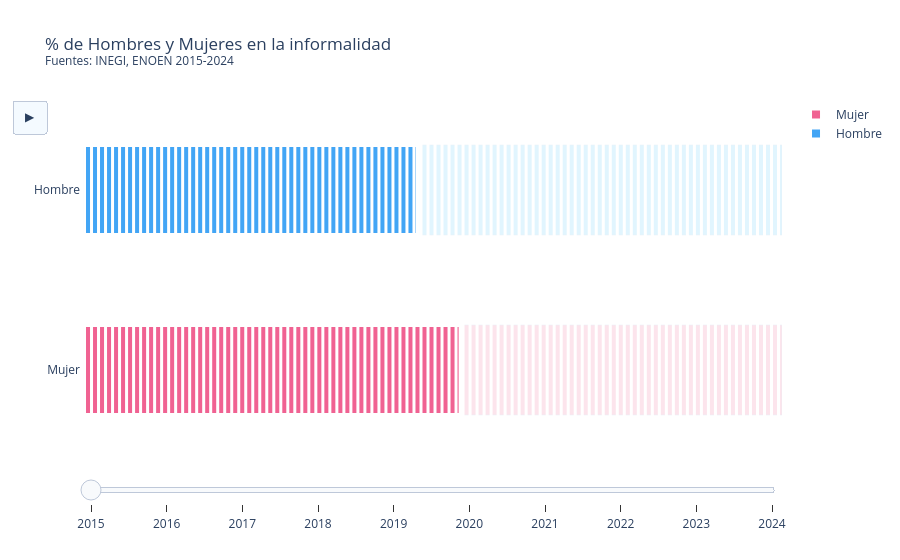

The code cell stored with this chart in its notebook:
### Markdown cell above
## Hombres y mujeres informales

### Code cell
df = pd.read_excel(path + "/8.3.1_sh_es.xls", sheet_name=0, header = None)
df = df.iloc[7:-12] # Eliminar todos los renglones de texto, solo dejar el nacional
df.columns = df.iloc[0] # El encabezado es el primer renglón
df = df[1:] # Eliminar el primer renglon (ya es el encazabezado)
df.columns = ["Año","Total", "Hombres", "Mujeres"]
df = df[["Año", "Mujeres", "Hombres"]]
df = df.sort_values(by=['Año'])

# 1. DATOS SIMULADOS (3 años, 2 categorías)
anios = df['Año'].tolist()
total_bloques = 100

# Valores para cada año [Mujer, Hombre]
datos_evolucion = {
    '2024': [6, 9],
    '2025': [10, 12],
    '2026': [8, 14]
}

# 2. FUNCIÓN PARA CREAR LAS BARRAS DE UN AÑO ESPECÍFICO
def crear_trazos(anio):
    aux, val_m, val_h = df.loc[df['Año'] == anio].values.tolist()[0]

    # Trazo Mujeres
    trace_m = go.Bar(
        y=['Mujer'], x=[val_m],
        orientation='h',
        marker=dict(color='#f06292', line=dict(color='white', width=4)),
        width=0.5,
        name='Mujer',
        hovertemplate=f"Año {anio}<br>Porcentaje: {val_m}<extra></extra>"
    )

    # Trazo Hombres
    trace_h = go.Bar(
        y=['Hombre'], x=[val_h],
        orientation='h',
        marker=dict(color='#42a5f5', line=dict(color='white', width=4)),
        width=0.5,
        name='Hombre',
        hovertemplate=f"Año {anio}<br>Porcentaje: {val_h}<extra></extra>"
    )

    # Fondo gris para completar los 15 bloques
    fondo_m = go.Bar(y=['Mujer'], x=[total_bloques], orientation='h',
                     marker=dict(color='#fce4ec'), width=0.5, showlegend=False, hoverinfo='skip')
    fondo_h = go.Bar(y=['Hombre'], x=[total_bloques], orientation='h',
                     marker=dict(color='#e1f5fe'), width=0.5, showlegend=False, hoverinfo='skip')

    return [fondo_m, fondo_h, trace_m, trace_h]

# 3. CONFIGURACIÓN INICIAL (Año 2024)
fig = go.Figure(
    data=crear_trazos(2024),
    layout=go.Layout(
        title="% de Hombres y Mujeres en la informalidad<br><sup>Fuentes: INEGI, ENOEN 2015-2024</sup>",
        barmode='overlay', # Superponemos el color al fondo gris
        plot_bgcolor='white',
        xaxis=dict(showticklabels=False,range=[0, total_bloques], showgrid=False, zeroline=False, dtick=1),
        yaxis=dict(showgrid=False),
        updatemenus=[{
            "type": "buttons",
            "buttons": [{"label": "▶", "method": "animate", "args": [None, {"frame": {"duration": 500}}]}]
        }]
    )
)

# 4. CREACIÓN DE FRAMES (La magia del tiempo)
fig.frames = [go.Frame(data=crear_trazos(yr), name=yr) for yr in anios]

# 5. CONFIGURACIÓN DEL SLIDER
sliders = [{
    "active": 0,
    "currentvalue": {"visible": False},
    "steps": [{"label": yr, "method": "animate", "args": [[yr], {"frame": {"duration": 300, "redraw": True}}]} for yr in anios]
}]

fig.update_layout(sliders=sliders,
                  margin=dict(b=100))

# Truco visual: Añadir líneas blancas verticales para simular los cortes de los bloques
for i in range(total_bloques + 1):
    fig.add_vline(x=i-0.5, line_width=3, line_color="white")

fig.show()

### Figure 1 — Plotly figure (JSON) as saved in the notebook; plotly's stock layout.template omitted (floating-point values rounded to 4 significant figures)
{"data": [{"hoverinfo": "skip", "marker": {"color": "#fce4ec"}, "orientation": "h", "showlegend": false, "type": "bar", "width": 0.5, "x": [100], "y": ["Mujer"]}, {"hoverinfo": "skip", "marker": {"color": "#e1f5fe"}, "orientation": "h", "showlegend": false, "type": "bar", "width": 0.5, "x": [100], "y": ["Hombre"]}, {"hovertemplate": "Año 2024<br>Porcentaje: 54.1559369361388<extra></extra>", "marker": {"color": "#f06292", "line": {"color": "white", "width": 4}}, "name": "Mujer", "orientation": "h", "type": "bar", "width": 0.5, "x": [54.16], "y": ["Mujer"]}, {"hovertemplate": "Año 2024<br>Porcentaje: 48.0515374557168<extra></extra>", "marker": {"color": "#42a5f5", "line": {"color": "white", "width": 4}}, "name": "Hombre", "orientation": "h", "type": "bar", "width": 0.5, "x": [48.05], "y": ["Hombre"]}], "layout": {"barmode": "overlay", "margin": {"b": 100}, "plot_bgcolor": "white", "shapes": [{"line": {"color": "white", "width": 3}, "type": "line", "x0": -0.5, "x1": -0.5, "xref": "x", "y0": 0, "y1": 1, "yref": "y domain"}, {"line": {"color": "white", "width": 3}, "type": "line", "x0": 0.5, "x1": 0.5, "xref": "x", "y0": 0, "y1": 1, "yref": "y domain"}, {"line": {"color": "white", "width": 3}, "type": "line", "x0": 1.5, "x1": 1.5, "xref": "x", "y0": 0, "y1": 1, "yref": "y domain"}, {"line": {"color": "white", "width": 3}, "type": "line", "x0": 2.5, "x1": 2.5, "xref": "x", "y0": 0, "y1": 1, "yref": "y domain"}, {"line": {"color": "white", "width": 3}, "type": "line", "x0": 3.5, "x1": 3.5, "xref": "x", "y0": 0, "y1": 1, "yref": "y domain"}, {"line": {"color": "white", "width": 3}, "type": "line", "x0": 4.5, "x1": 4.5, "xref": "x", "y0": 0, "y1": 1, "yref": "y domain"}, {"line": {"color": "white", "width": 3}, "type": "line", "x0": 5.5, "x1": 5.5, "xref": "x", "y0": 0, "y1": 1, "yref": "y domain"}, {"line": {"color": "white", "width": 3}, "type": "line", "x0": 6.5, "x1": 6.5, "xref": "x", "y0": 0, "y1": 1, "yref": "y domain"}, {"line": {"color": "white", "width": 3}, "type": "line", "x0": 7.5, "x1": 7.5, "xref": "x", "y0": 0, "y1": 1, "yref": "y domain"}, {"line": {"color": "white", "width": 3}, "type": "line", "x0": 8.5, "x1": 8.5, "xref": "x", "y0": 0, "y1": 1, "yref": "y domain"}, {"line": {"color": "white", "width": 3}, "type": "line", "x0": 9.5, "x1": 9.5, "xref": "x", "y0": 0, "y1": 1, "yref": "y domain"}, {"line": {"color": "white", "width": 3}, "type": "line", "x0": 10.5, "x1": 10.5, "xref": "x", "y0": 0, "y1": 1, "yref": "y domain"}, {"line": {"color": "white", "width": 3}, "type": "line", "x0": 11.5, "x1": 11.5, "xref": "x", "y0": 0, "y1": 1, "yref": "y domain"}, {"line": {"color": "white", "width": 3}, "type": "line", "x0": 12.5, "x1": 12.5, "xref": "x", "y0": 0, "y1": 1, "yref": "y domain"}, {"line": {"color": "white", "width": 3}, "type": "line", "x0": 13.5, "x1": 13.5, "xref": "x", "y0": 0, "y1": 1, "yref": "y domain"}, {"line": {"color": "white", "width": 3}, "type": "line", "x0": 14.5, "x1": 14.5, "xref": "x", "y0": 0, "y1": 1, "yref": "y domain"}, {"line": {"color": "white", "width": 3}, "type": "line", "x0": 15.5, "x1": 15.5, "xref": "x", "y0": 0, "y1": 1, "yref": "y domain"}, {"line": {"color": "white", "width": 3}, "type": "line", "x0": 16.5, "x1": 16.5, "xref": "x", "y0": 0, "y1": 1, "yref": "y domain"}, {"line": {"color": "white", "width": 3}, "type": "line", "x0": 17.5, "x1": 17.5, "xref": "x", "y0": 0, "y1": 1, "yref": "y domain"}, {"line": {"color": "white", "width": 3}, "type": "line", "x0": 18.5, "x1": 18.5, "xref": "x", "y0": 0, "y1": 1, "yref": "y domain"}, {"line": {"color": "white", "width": 3}, "type": "line", "x0": 19.5, "x1": 19.5, "xref": "x", "y0": 0, "y1": 1, "yref": "y domain"}, {"line": {"color": "white", "width": 3}, "type": "line", "x0": 20.5, "x1": 20.5, "xref": "x", "y0": 0, "y1": 1, "yref": "y domain"}, {"line": {"color": "white", "width": 3}, "type": "line", "x0": 21.5, "x1": 21.5, "xref": "x", "y0": 0, "y1": 1, "yref": "y domain"}, {"line": {"color": "white", "width": 3}, "type": "line", "x0": 22.5, "x1": 22.5, "xref": "x", "y0": 0, "y1": 1, "yref": "y domain"}, {"line": {"color": "white", "width": 3}, "type": "line", "x0": 23.5, "x1": 23.5, "xref": "x", "y0": 0, "y1": 1, "yref": "y domain"}, {"line": {"color": "white", "width": 3}, "type": "line", "x0": 24.5, "x1": 24.5, "xref": "x", "y0": 0, "y1": 1, "yref": "y domain"}, {"line": {"color": "white", "width": 3}, "type": "line", "x0": 25.5, "x1": 25.5, "xref": "x", "y0": 0, "y1": 1, "yref": "y domain"}, {"line": {"color": "white", "width": 3}, "type": "line", "x0": 26.5, "x1": 26.5, "xref": "x", "y0": 0, "y1": 1, "yref": "y domain"}, {"line": {"color": "white", "width": 3}, "type": "line", "x0": 27.5, "x1": 27.5, "xref": "x", "y0": 0, "y1": 1, "yref": "y domain"}, {"line": {"color": "white", "width": 3}, "type": "line", "x0": 28.5, "x1": 28.5, "xref": "x", "y0": 0, "y1": 1, "yref": "y domain"}, {"line": {"color": "white", "width": 3}, "type": "line", "x0": 29.5, "x1": 29.5, "xref": "x", "y0": 0, "y1": 1, "yref": "y domain"}, {"line": {"color": "white", "width": 3}, "type": "line", "x0": 30.5, "x1": 30.5, "xref": "x", "y0": 0, "y1": 1, "yref": "y domain"}, {"line": {"color": "white", "width": 3}, "type": "line", "x0": 31.5, "x1": 31.5, "xref": "x", "y0": 0, "y1": 1, "yref": "y domain"}, {"line": {"color": "white", "width": 3}, "type": "line", "x0": 32.5, "x1": 32.5, "xref": "x", "y0": 0, "y1": 1, "yref": "y domain"}, {"line": {"color": "white", "width": 3}, "type": "line", "x0": 33.5, "x1": 33.5, "xref": "x", "y0": 0, "y1": 1, "yref": "y domain"}, {"line": {"color": "white", "width": 3}, "type": "line", "x0": 34.5, "x1": 34.5, "xref": "x", "y0": 0, "y1": 1, "yref": "y domain"}, {"line": {"color": "white", "width": 3}, "type": "line", "x0": 35.5, "x1": 35.5, "xref": "x", "y0": 0, "y1": 1, "yref": "y domain"}, {"line": {"color": "white", "width": 3}, "type": "line", "x0": 36.5, "x1": 36.5, "xref": "x", "y0": 0, "y1": 1, "yref": "y domain"}, {"line": {"color": "white", "width": 3}, "type": "line", "x0": 37.5, "x1": 37.5, "xref": "x", "y0": 0, "y1": 1, "yref": "y domain"}, {"line": {"color": "white", "width": 3}, "type": "line", "x0": 38.5, "x1": 38.5, "xref": "x", "y0": 0, "y1": 1, "yref": "y domain"}, {"line": {"color": "white", "width": 3}, "type": "line", "x0": 39.5, "x1": 39.5, "xref": "x", "y0": 0, "y1": 1, "yref": "y domain"}, {"line": {"color": "white", "width": 3}, "type": "line", "x0": 40.5, "x1": 40.5, "xref": "x", "y0": 0, "y1": 1, "yref": "y domain"}, {"line": {"color": "white", "width": 3}, "type": "line", "x0": 41.5, "x1": 41.5, "xref": "x", "y0": 0, "y1": 1, "yref": "y domain"}, {"line": {"color": "white", "width": 3}, "type": "line", "x0": 42.5, "x1": 42.5, "xref": "x", "y0": 0, "y1": 1, "yref": "y domain"}, {"line": {"color": "white", "width": 3}, "type": "line", "x0": 43.5, "x1": 43.5, "xref": "x", "y0": 0, "y1": 1, "yref": "y domain"}, {"line": {"color": "white", "width": 3}, "type": "line", "x0": 44.5, "x1": 44.5, "xref": "x", "y0": 0, "y1": 1, "yref": "y domain"}, {"line": {"color": "white", "width": 3}, "type": "line", "x0": 45.5, "x1": 45.5, "xref": "x", "y0": 0, "y1": 1, "yref": "y domain"}, {"line": {"color": "white", "width": 3}, "type": "line", "x0": 46.5, "x1": 46.5, "xref": "x", "y0": 0, "y1": 1, "yref": "y domain"}, {"line": {"color": "white", "width": 3}, "type": "line", "x0": 47.5, "x1": 47.5, "xref": "x", "y0": 0, "y1": 1, "yref": "y domain"}, {"line": {"color": "white", "width": 3}, "type": "line", "x0": 48.5, "x1": 48.5, "xref": "x", "y0": 0, "y1": 1, "yref": "y domain"}, {"line": {"color": "white", "width": 3}, "type": "line", "x0": 49.5, "x1": 49.5, "xref": "x", "y0": 0, "y1": 1, "yref": "y domain"}, {"line": {"color": "white", "width": 3}, "type": "line", "x0": 50.5, "x1": 50.5, "xref": "x", "y0": 0, "y1": 1, "yref": "y domain"}, {"line": {"color": "white", "width": 3}, "type": "line", "x0": 51.5, "x1": 51.5, "xref": "x", "y0": 0, "y1": 1, "yref": "y domain"}, {"line": {"color": "white", "width": 3}, "type": "line", "x0": 52.5, "x1": 52.5, "xref": "x", "y0": 0, "y1": 1, "yref": "y domain"}, {"line": {"color": "white", "width": 3}, "type": "line", "x0": 53.5, "x1": 53.5, "xref": "x", "y0": 0, "y1": 1, "yref": "y domain"}, {"line": {"color": "white", "width": 3}, "type": "line", "x0": 54.5, "x1": 54.5, "xref": "x", "y0": 0, "y1": 1, "yref": "y domain"}, {"line": {"color": "white", "width": 3}, "type": "line", "x0": 55.5, "x1": 55.5, "xref": "x", "y0": 0, "y1": 1, "yref": "y domain"}, {"line": {"color": "white", "width": 3}, "type": "line", "x0": 56.5, "x1": 56.5, "xref": "x", "y0": 0, "y1": 1, "yref": "y domain"}, {"line": {"color": "white", "width": 3}, "type": "line", "x0": 57.5, "x1": 57.5, "xref": "x", "y0": 0, "y1": 1, "yref": "y domain"}, {"line": {"color": "white", "width": 3}, "type": "line", "x0": 58.5, "x1": 58.5, "xref": "x", "y0": 0, "y1": 1, "yref": "y domain"}, {"line": {"color": "white", "width": 3}, "type": "line", "x0": 59.5, "x1": 59.5, "xref": "x", "y0": 0, "y1": 1, "yref": "y domain"}, {"line": {"color": "white", "width": 3}, "type": "line", "x0": 60.5, "x1": 60.5, "xref": "x", "y0": 0, "y1": 1, "yref": "y domain"}, {"line": {"color": "white", "width": 3}, "type": "line", "x0": 61.5, "x1": 61.5, "xref": "x", "y0": 0, "y1": 1, "yref": "y domain"}, {"line": {"color": "white", "width": 3}, "type": "line", "x0": 62.5, "x1": 62.5, "xref": "x", "y0": 0, "y1": 1, "yref": "y domain"}, {"line": {"color": "white", "width": 3}, "type": "line", "x0": 63.5, "x1": 63.5, "xref": "x", "y0": 0, "y1": 1, "yref": "y domain"}, {"line": {"color": "white", "width": 3}, "type": "line", "x0": 64.5, "x1": 64.5, "xref": "x", "y0": 0, "y1": 1, "yref": "y domain"}, {"line": {"color": "white", "width": 3}, "type": "line", "x0": 65.5, "x1": 65.5, "xref": "x", "y0": 0, "y1": 1, "yref": "y domain"}, {"line": {"color": "white", "width": 3}, "type": "line", "x0": 66.5, "x1": 66.5, "xref": "x", "y0": 0, "y1": 1, "yref": "y domain"}, {"line": {"color": "white", "width": 3}, "type": "line", "x0": 67.5, "x1": 67.5, "xref": "x", "y0": 0, "y1": 1, "yref": "y domain"}, {"line": {"color": "white", "width": 3}, "type": "line", "x0": 68.5, "x1": 68.5, "xref": "x", "y0": 0, "y1": 1, "yref": "y domain"}, {"line": {"color": "white", "width": 3}, "type": "line", "x0": 69.5, "x1": 69.5, "xref": "x", "y0": 0, "y1": 1, "yref": "y domain"}, {"line": {"color": "white", "width": 3}, "type": "line", "x0": 70.5, "x1": 70.5, "xref": "x", "y0": 0, "y1": 1, "yref": "y domain"}, {"line": {"color": "white", "width": 3}, "type": "line", "x0": 71.5, "x1": 71.5, "xref": "x", "y0": 0, "y1": 1, "yref": "y domain"}, {"line": {"color": "white", "width": 3}, "type": "line", "x0": 72.5, "x1": 72.5, "xref": "x", "y0": 0, "y1": 1, "yref": "y domain"}, {"line": {"color": "white", "width": 3}, "type": "line", "x0": 73.5, "x1": 73.5, "xref": "x", "y0": 0, "y1": 1, "yref": "y domain"}, {"line": {"color": "white", "width": 3}, "type": "line", "x0": 74.5, "x1": 74.5, "xref": "x", "y0": 0, "y1": 1, "yref": "y domain"}, {"line": {"color": "white", "width": 3}, "type": "line", "x0": 75.5, "x1": 75.5, "xref": "x", "y0": 0, "y1": 1, "yref": "y domain"}, {"line": {"color": "white", "width": 3}, "type": "line", "x0": 76.5, "x1": 76.5, "xref": "x", "y0": 0, "y1": 1, "yref": "y domain"}, {"line": {"color": "white", "width": 3}, "type": "line", "x0": 77.5, "x1": 77.5, "xref": "x", "y0": 0, "y1": 1, "yref": "y domain"}, {"line": {"color": "white", "width": 3}, "type": "line", "x0": 78.5, "x1": 78.5, "xref": "x", "y0": 0, "y1": 1, "yref": "y domain"}, {"line": {"color": "white", "width": 3}, "type": "line", "x0": 79.5, "x1": 79.5, "xref": "x", "y0": 0, "y1": 1, "yref": "y domain"}, {"line": {"color": "white", "width": 3}, "type": "line", "x0": 80.5, "x1": 80.5, "xref": "x", "y0": 0, "y1": 1, "yref": "y domain"}, {"line": {"color": "white", "width": 3}, "type": "line", "x0": 81.5, "x1": 81.5, "xref": "x", "y0": 0, "y1": 1, "yref": "y domain"}, {"line": {"color": "white", "width": 3}, "type": "line", "x0": 82.5, "x1": 82.5, "xref": "x", "y0": 0, "y1": 1, "yref": "y domain"}, {"line": {"color": "white", "width": 3}, "type": "line", "x0": 83.5, "x1": 83.5, "xref": "x", "y0": 0, "y1": 1, "yref": "y domain"}, {"line": {"color": "white", "width": 3}, "type": "line", "x0": 84.5, "x1": 84.5, "xref": "x", "y0": 0, "y1": 1, "yref": "y domain"}, {"line": {"color": "white", "width": 3}, "type": "line", "x0": 85.5, "x1": 85.5, "xref": "x", "y0": 0, "y1": 1, "yref": "y domain"}, {"line": {"color": "white", "width": 3}, "type": "line", "x0": 86.5, "x1": 86.5, "xref": "x", "y0": 0, "y1": 1, "yref": "y domain"}, {"line": {"color": "white", "width": 3}, "type": "line", "x0": 87.5, "x1": 87.5, "xref": "x", "y0": 0, "y1": 1, "yref": "y domain"}, {"line": {"color": "white", "width": 3}, "type": "line", "x0": 88.5, "x1": 88.5, "xref": "x", "y0": 0, "y1": 1, "yref": "y domain"}, {"line": {"color": "white", "width": 3}, "type": "line", "x0": 89.5, "x1": 89.5, "xref": "x", "y0": 0, "y1": 1, "yref": "y domain"}, {"line": {"color": "white", "width": 3}, "type": "line", "x0": 90.5, "x1": 90.5, "xref": "x", "y0": 0, "y1": 1, "yref": "y domain"}, {"line": {"color": "white", "width": 3}, "type": "line", "x0": 91.5, "x1": 91.5, "xref": "x", "y0": 0, "y1": 1, "yref": "y domain"}, {"line": {"color": "white", "width": 3}, "type": "line", "x0": 92.5, "x1": 92.5, "xref": "x", "y0": 0, "y1": 1, "yref": "y domain"}, {"line": {"color": "white", "width": 3}, "type": "line", "x0": 93.5, "x1": 93.5, "xref": "x", "y0": 0, "y1": 1, "yref": "y domain"}, {"line": {"color": "white", "width": 3}, "type": "line", "x0": 94.5, "x1": 94.5, "xref": "x", "y0": 0, "y1": 1, "yref": "y domain"}, {"line": {"color": "white", "width": 3}, "type": "line", "x0": 95.5, "x1": 95.5, "xref": "x", "y0": 0, "y1": 1, "yref": "y domain"}, {"line": {"color": "white", "width": 3}, "type": "line", "x0": 96.5, "x1": 96.5, "xref": "x", "y0": 0, "y1": 1, "yref": "y domain"}, {"line": {"color": "white", "width": 3}, "type": "line", "x0": 97.5, "x1": 97.5, "xref": "x", "y0": 0, "y1": 1, "yref": "y domain"}, {"line": {"color": "white", "width": 3}, "type": "line", "x0": 98.5, "x1": 98.5, "xref": "x", "y0": 0, "y1": 1, "yref": "y domain"}, {"line": {"color": "white", "width": 3}, "type": "line", "x0": 99.5, "x1": 99.5, "xref": "x", "y0": 0, "y1": 1, "yref": "y domain"}], "sliders": [{"active": 0, "currentvalue": {"visible": false}, "steps": [{"args": [[2015], {"frame": {"duration": 300, "redraw": true}}], "label": "2015", "method": "animate"}, {"args": [[2016], {"frame": {"duration": 300, "redraw": true}}], "label": "2016", "method": "animate"}, {"args": [[2017], {"frame": {"duration": 300, "redraw": true}}], "label": "2017", "method": "animate"}, {"args": [[2018], {"frame": {"duration": 300, "redraw": true}}], "label": "2018", "method": "animate"}, {"args": [[2019], {"frame": {"duration": 300, "redraw": true}}], "label": "2019", "method": "animate"}, {"args": [[2020], {"frame": {"duration": 300, "redraw": true}}], "label": "2020", "method": "animate"}, {"args": [[2021], {"frame": {"duration": 300, "redraw": true}}], "label": "2021", "method": "animate"}, {"args": [[2022], {"frame": {"duration": 300, "redraw": true}}], "label": "2022", "method": "animate"}, {"args": [[2023], {"frame": {"duration": 300, "redraw": true}}], "label": "2023", "method": "animate"}, {"args": [[2024], {"frame": {"duration": 300, "redraw": true}}], "label": "2024", "method": "animate"}]}], "title": {"text": "% de Hombres y Mujeres en la informalidad<br><sup>Fuentes: INEGI, ENOEN 2015-2024</sup>"}, "updatemenus": [{"buttons": [{"args": [null, {"frame": {"duration": 500}}], "label": "▶", "method": "animate"}], "type": "buttons"}], "xaxis": {"dtick": 1, "range": [0, 100], "showgrid": false, "showticklabels": false, "zeroline": false}, "yaxis": {"showgrid": false}}}
